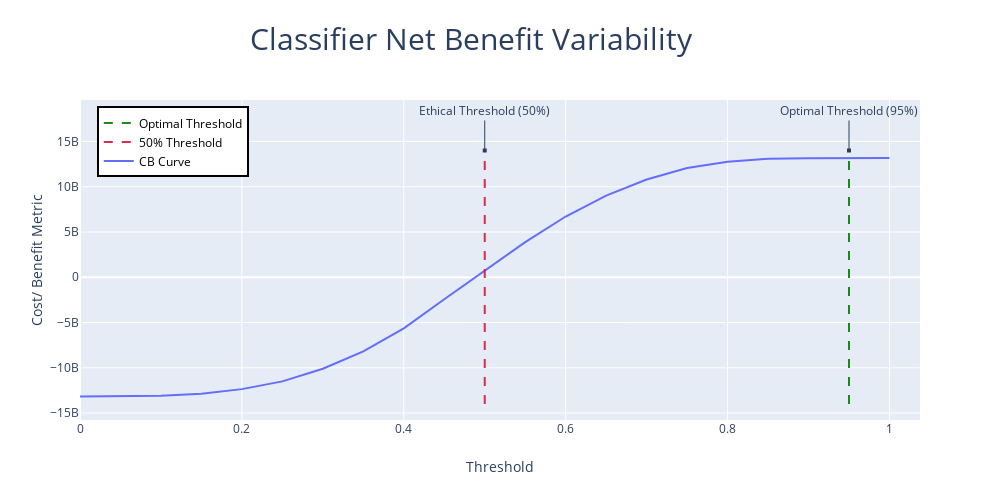

Here is the notebook cell this chart was saved with:
### Code cell
fig3 = go.Figure()
fig3.add_trace(go.Scatter(x =[item[0] for item in thresholds.items()], 
                         y =[item[1] for item in thresholds.items()],
                         name='CB Curve'
                         ))
fig3.add_trace(go.Scatter(x=[0.5, 0.5], y=[-14_000_000_000, 14_000_000_000], mode='lines', 
                          marker={'color': 'crimson', 'size': 10}, 
                          line={'dash':'dash'}, opacity=0.9,
                          name='50% Threshold'
                         ))
fig3.add_trace(go.Scatter(x=[0.95, 0.95], y=[-14_000_000_000, 14_000_000_000], mode='lines', 
                          marker={'color': 'green', 'size': 10}, 
                          line={'dash':'dash'}, opacity=0.9,
                          name='Optimal Threshold',
                         ))

fig3.update_layout(title=go.layout.Title(
                            text='Classifier Net Benefit Variability',
                            font= dict(size=30),
                            pad=dict(l=200, t=500),
                            yanchor='bottom'),
                   annotations=[
                        go.layout.Annotation(
                            x=0.5,
                            y=14_000_000_000,
                            xref="x",
                            yref="y",
                            text="Ethical Threshold (50%)",
                            showarrow=True,
                            arrowhead=7,
                            ax=0,
                            ay=-40
                        ),
                        go.layout.Annotation(
                            x=0.95,
                            y=14_000_000_000,
                            xref="x",
                            yref="y",
                            text="Optimal Threshold (95%)",
                            showarrow=True,
                            arrowhead=7,
                            ax=0,
                            ay=-40
                        ),
                   ],
                    legend=go.layout.Legend(
                          x=0.02,y=.98,
                          traceorder='reversed',
                          font = {'color':'black'},
                          bordercolor="Black",
                          borderwidth=2
                    ),
                   xaxis_title='Threshold',
                   yaxis_title='Cost/ Benefit Metric',
                   autosize=False,
                   width=1000,
                   height=500)

### Figure 1 — Plotly figure (JSON) as saved in the notebook; plotly's stock layout.template omitted (floating-point values rounded to 4 significant figures)
{"data": [{"name": "CB Curve", "type": "scatter", "x": [0, 0.05, 0.1, 0.15, 0.2, 0.25, 0.3, 0.35, 0.4, 0.45, 0.5, 0.55, 0.6, 0.65, 0.7, 0.75, 0.8, 0.85, 0.9, 0.95, 1], "y": [-13159938251, -13155887051, -13091562557, -12855548973, -12356674809, -11502214293, -10108764869, -8182340969, -5643359833, -2430383345, 727699587, 3878494461, 6709030485, 9017873501, 10799285155, 12059201919, 12767231997, 13086622953, 13156872565, 13159938251, 13159938251]}, {"line": {"dash": "dash"}, "marker": {"color": "crimson", "size": 10}, "mode": "lines", "name": "50% Threshold", "opacity": 0.9, "type": "scatter", "x": [0.5, 0.5], "y": [-14000000000, 14000000000]}, {"line": {"dash": "dash"}, "marker": {"color": "green", "size": 10}, "mode": "lines", "name": "Optimal Threshold", "opacity": 0.9, "type": "scatter", "x": [0.95, 0.95], "y": [-14000000000, 14000000000]}], "layout": {"annotations": [{"arrowhead": 7, "ax": 0, "ay": -40, "showarrow": true, "text": "Ethical Threshold (50%)", "x": 0.5, "xref": "x", "y": 14000000000, "yref": "y"}, {"arrowhead": 7, "ax": 0, "ay": -40, "showarrow": true, "text": "Optimal Threshold (95%)", "x": 0.95, "xref": "x", "y": 14000000000, "yref": "y"}], "autosize": false, "height": 500, "legend": {"bordercolor": "Black", "borderwidth": 2, "font": {"color": "black"}, "traceorder": "reversed", "x": 0.02, "y": 0.98}, "title": {"font": {"size": 30}, "pad": {"l": 200, "t": 500}, "text": "Classifier Net Benefit Variability", "yanchor": "bottom"}, "width": 1000, "xaxis": {"title": {"text": "Threshold"}}, "yaxis": {"title": {"text": "Cost/ Benefit Metric"}}}}
